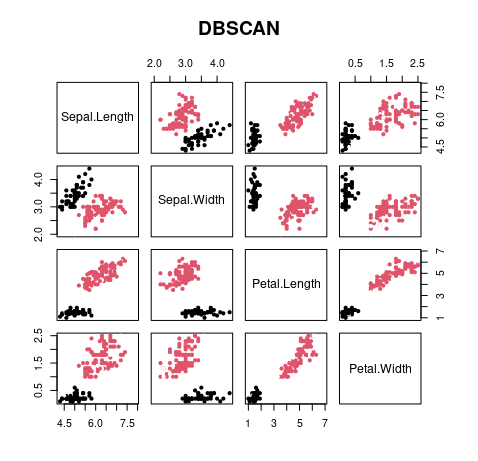

The script that drew this image:
library(dbscan)
data(iris)

x <- iris[,c("Sepal.Length","Sepal.Width","Petal.Length","Petal.Width")]

dbscan_res <- dbscan(x,eps=0.5,minPts=5)
plot(x,col=dbscan_res$cluster,pch=20,main="DBSCAN")

cat("Number of clusters: ",length(unique(dbscan_res$cluster[dbscan_res$cluster!=-1])),"\n")
cat("Number of noise points: ",sum(dbscan_res$cluster==-1),"\n")
